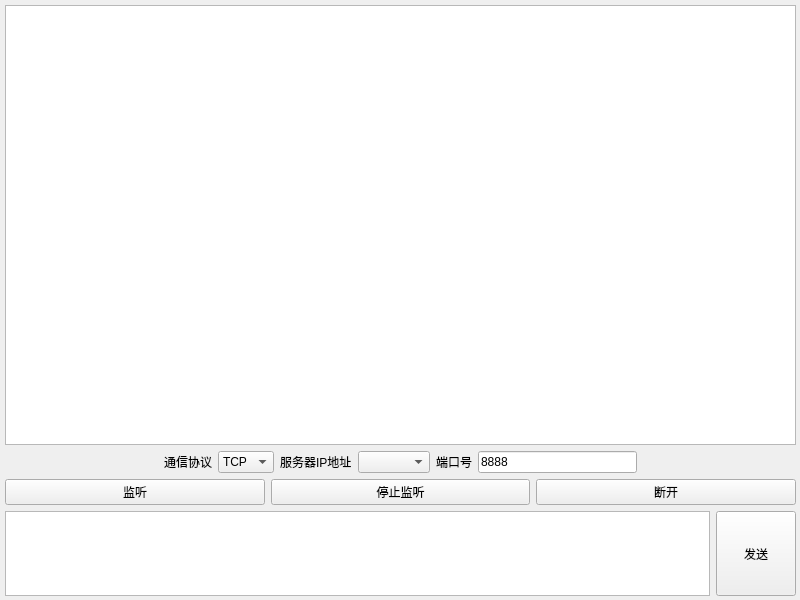
<?xml version="1.0" encoding="UTF-8"?>
<ui version="4.0">
 <class>Widget</class>
 <widget class="QWidget" name="Widget">
  <property name="geometry">
   <rect>
    <x>0</x>
    <y>0</y>
    <width>800</width>
    <height>600</height>
   </rect>
  </property>
  <property name="windowTitle">
   <string>网络调试助手服务端-老陈出品</string>
  </property>
  <widget class="QWidget" name="layoutWidget">
   <property name="geometry">
    <rect>
     <x>0</x>
     <y>0</y>
     <width>801</width>
     <height>601</height>
    </rect>
   </property>
   <layout class="QVBoxLayout" name="verticalLayout" stretch="6,1,1,1">
    <property name="leftMargin">
     <number>5</number>
    </property>
    <property name="topMargin">
     <number>5</number>
    </property>
    <property name="rightMargin">
     <number>5</number>
    </property>
    <property name="bottomMargin">
     <number>5</number>
    </property>
    <item>
     <widget class="QTextEdit" name="textEditRev"/>
    </item>
    <item>
     <layout class="QHBoxLayout" name="horizontalLayout">
      <item>
       <spacer name="horizontalSpacer">
        <property name="orientation">
         <enum>Qt::Horizontal</enum>
        </property>
        <property name="sizeHint" stdset="0">
         <size>
          <width>40</width>
          <height>20</height>
         </size>
        </property>
       </spacer>
      </item>
      <item>
       <widget class="QLabel" name="label">
        <property name="text">
         <string>通信协议</string>
        </property>
       </widget>
      </item>
      <item>
       <widget class="QComboBox" name="comboBoxProt">
        <item>
         <property name="text">
          <string>TCP</string>
         </property>
        </item>
        <item>
         <property name="text">
          <string>UDP</string>
         </property>
        </item>
       </widget>
      </item>
      <item>
       <widget class="QLabel" name="label_2">
        <property name="text">
         <string>服务器IP地址</string>
        </property>
       </widget>
      </item>
      <item>
       <widget class="QComboBox" name="comboBoxAddr"/>
      </item>
      <item>
       <widget class="QLabel" name="label_3">
        <property name="text">
         <string>端口号</string>
        </property>
       </widget>
      </item>
      <item>
       <widget class="QLineEdit" name="lineEditPort">
        <property name="text">
         <string>8888</string>
        </property>
       </widget>
      </item>
      <item>
       <spacer name="horizontalSpacer_2">
        <property name="orientation">
         <enum>Qt::Horizontal</enum>
        </property>
        <property name="sizeHint" stdset="0">
         <size>
          <width>40</width>
          <height>20</height>
         </size>
        </property>
       </spacer>
      </item>
     </layout>
    </item>
    <item>
     <layout class="QHBoxLayout" name="horizontalLayout_2">
      <item>
       <widget class="QPushButton" name="btnListen">
        <property name="text">
         <string>监听</string>
        </property>
       </widget>
      </item>
      <item>
       <widget class="QPushButton" name="btnStopListen">
        <property name="text">
         <string>停止监听</string>
        </property>
       </widget>
      </item>
      <item>
       <widget class="QPushButton" name="btnLineout">
        <property name="text">
         <string>断开</string>
        </property>
       </widget>
      </item>
     </layout>
    </item>
    <item>
     <layout class="QHBoxLayout" name="horizontalLayout_3">
      <item>
       <widget class="QTextEdit" name="textEditSend"/>
      </item>
      <item>
       <widget class="QPushButton" name="pushButton_4">
        <property name="minimumSize">
         <size>
          <width>60</width>
          <height>85</height>
         </size>
        </property>
        <property name="text">
         <string>发送</string>
        </property>
       </widget>
      </item>
     </layout>
    </item>
   </layout>
  </widget>
 </widget>
 <resources/>
 <connections/>
</ui>
